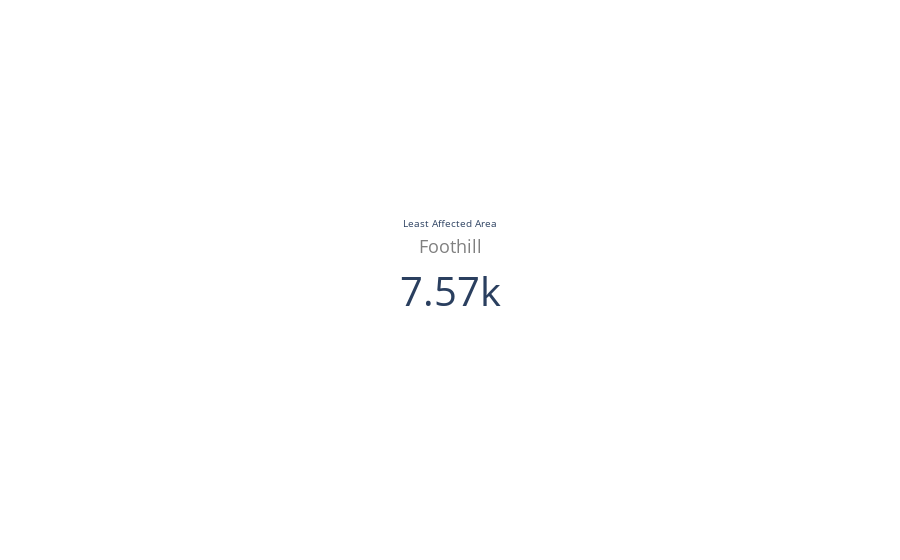

Notebook code cell kept with this figure:
### Code cell
least_affected_area(la_crime_data_henrique, 2019)

### Figure 1 — Plotly figure (JSON) as saved in the notebook; plotly's stock layout.template omitted (floating-point values rounded to 4 significant figures)
{"data": [{"mode": "number", "number": {"font": {"size": 40}}, "title": {"text": "Least Affected Area<br><br><span style='font-size:1.8em;color:gray'>Foothill</span>"}, "type": "indicator", "value": 7567}], "layout": {}}
